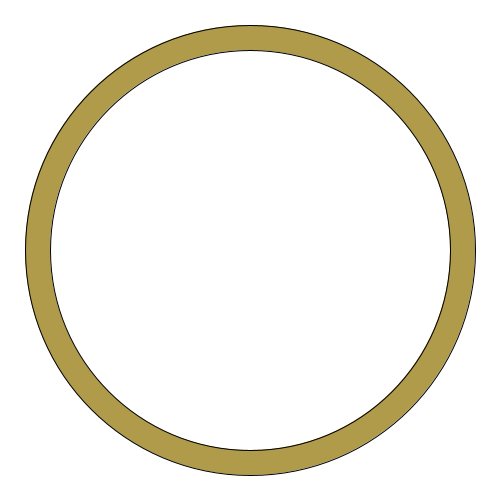
Frame 1 (no input)
Frame 60 (the mouse pressed at the canvas centre just before this capture): identical to frame 1, image omitted
Frame 120 (the mouse held since frame 60 and released just before this capture): identical to frame 1, image omitted

The Processing sketch that drew this single still picture (run headless with seeded random() and noise(); from frame 60 on, the mouse is pressed at the canvas centre):

// Processing sketch: shetch4_practice_Gonzales
// ── shetch4_practice_Gonzales.pde
color sauce;
boolean cheeseToggle, pepToggle=false;
float theta;
void setup(){
  
  size(500, 500);
  sauce = color(255, 255, 255);
}

void draw(){
  background(255);


  
// outer crust
fill(175,155,74);
ellipse(width/2, height/2, 450, 450); 

//inner crust

fill(sauce);
ellipse(width/2, height/2, 400, 400);
//sauce colors
if(keyPressed){
  if (key== '1'){
    sauce = color(255, 0, 0);
  } else if(key =='2'){
    sauce = color(0, 255, 0);
  }else if (key=='3'){
    sauce = color(255, 255, 255);
  }
}

//toppings
if(cheeseToggle){
  
  //draw cheese
  
}

if(pepToggle){
  
  //draw peperonis
  
pushStyle();
translate(width/2, height/2);
rotate(theta);
for (int x=1; x<=4;x++){
fill(200, 10, 40);
ellipseMode(CORNER);
ellipse(x*30,x*30, 25, 25);
}
theta = theta+ .01;
popStyle();
}


}

void mousePressed(){
  if (mouseButton==LEFT){
    cheeseToggle=!cheeseToggle;
    println("cheese: " + cheeseToggle);
  } else if (mouseButton==RIGHT){
    pepToggle=!pepToggle;
       println("Pep: " + pepToggle);
  }
}

  
